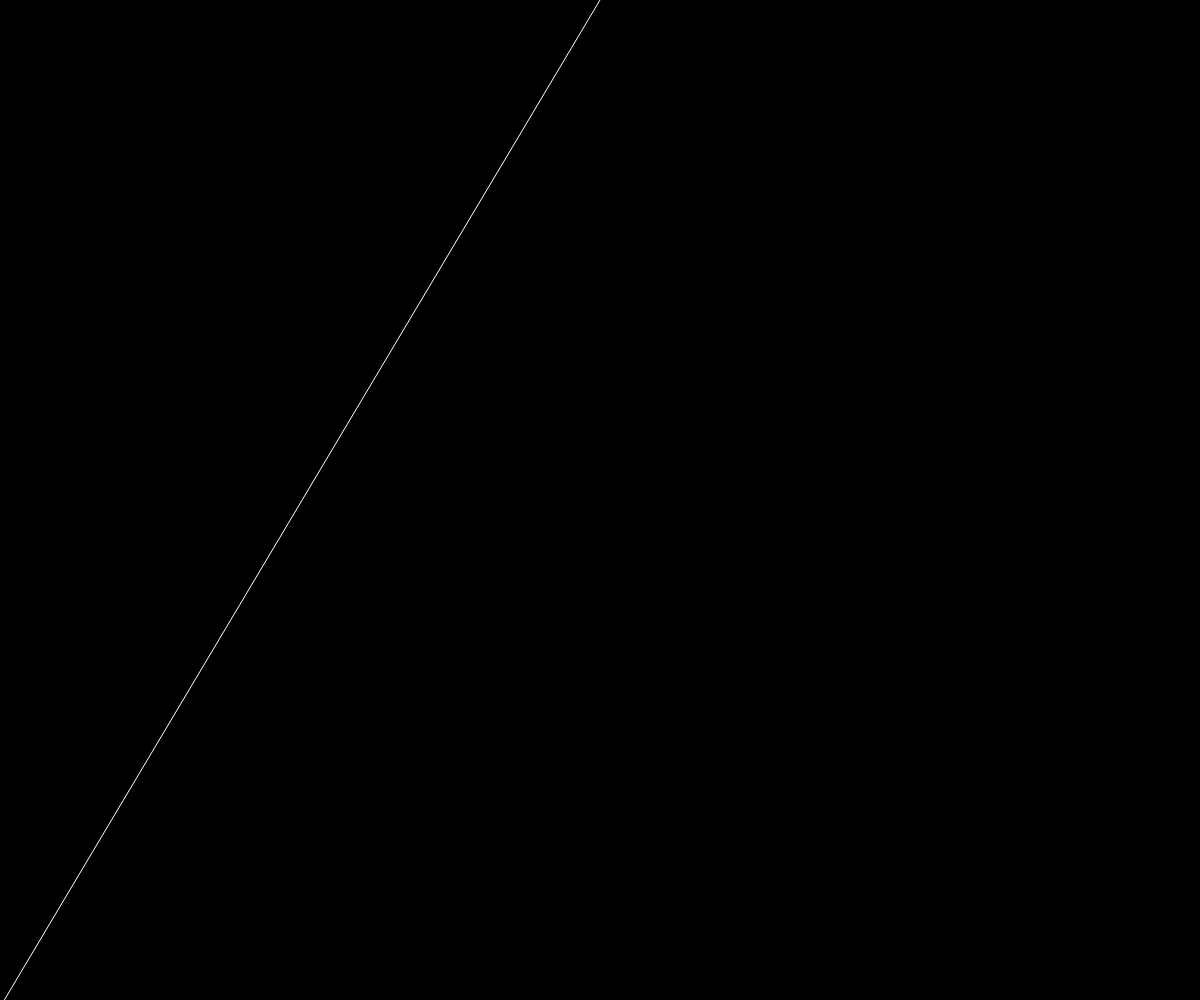
Frame 1 (no input)
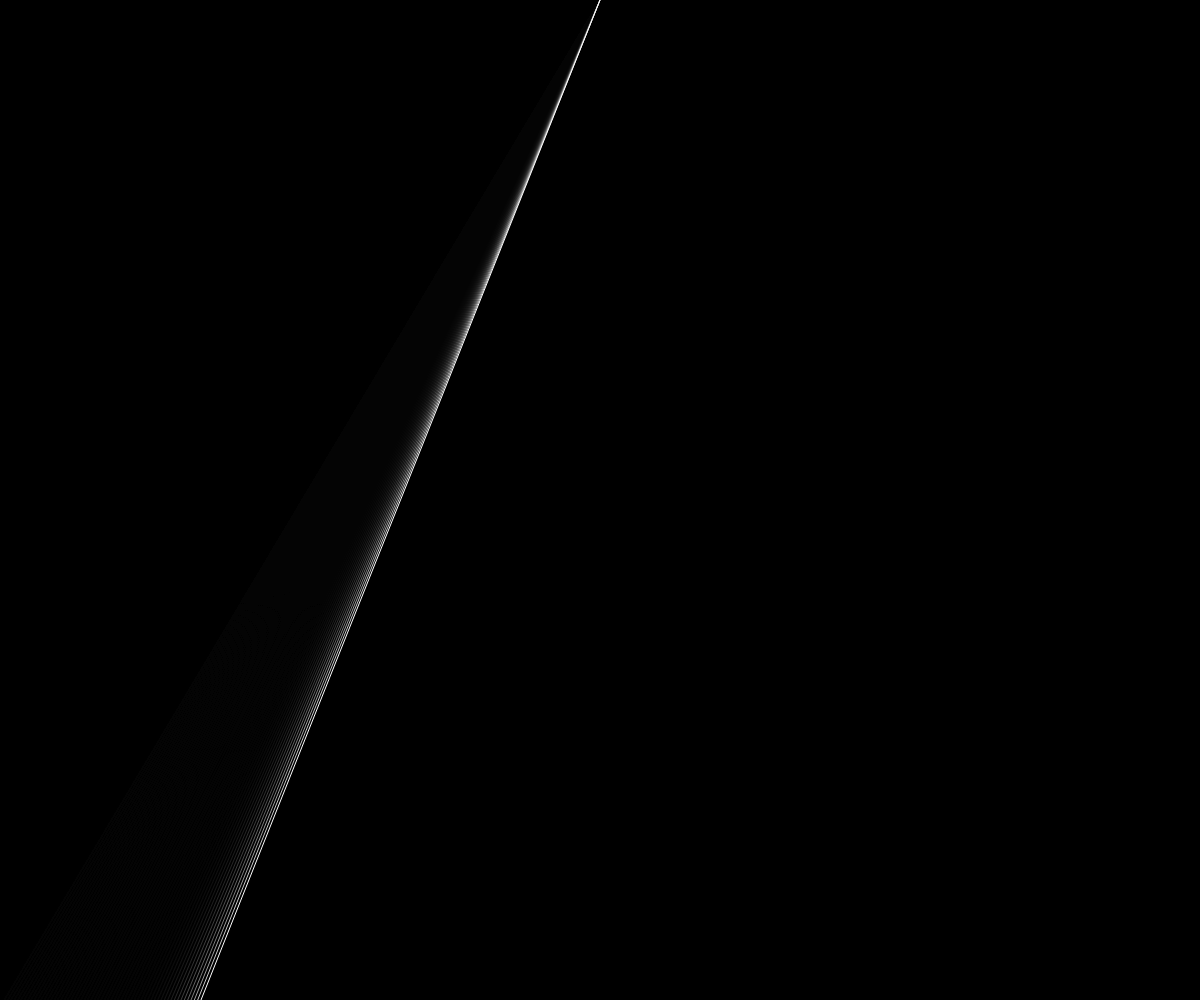
Frame 60 (no input)
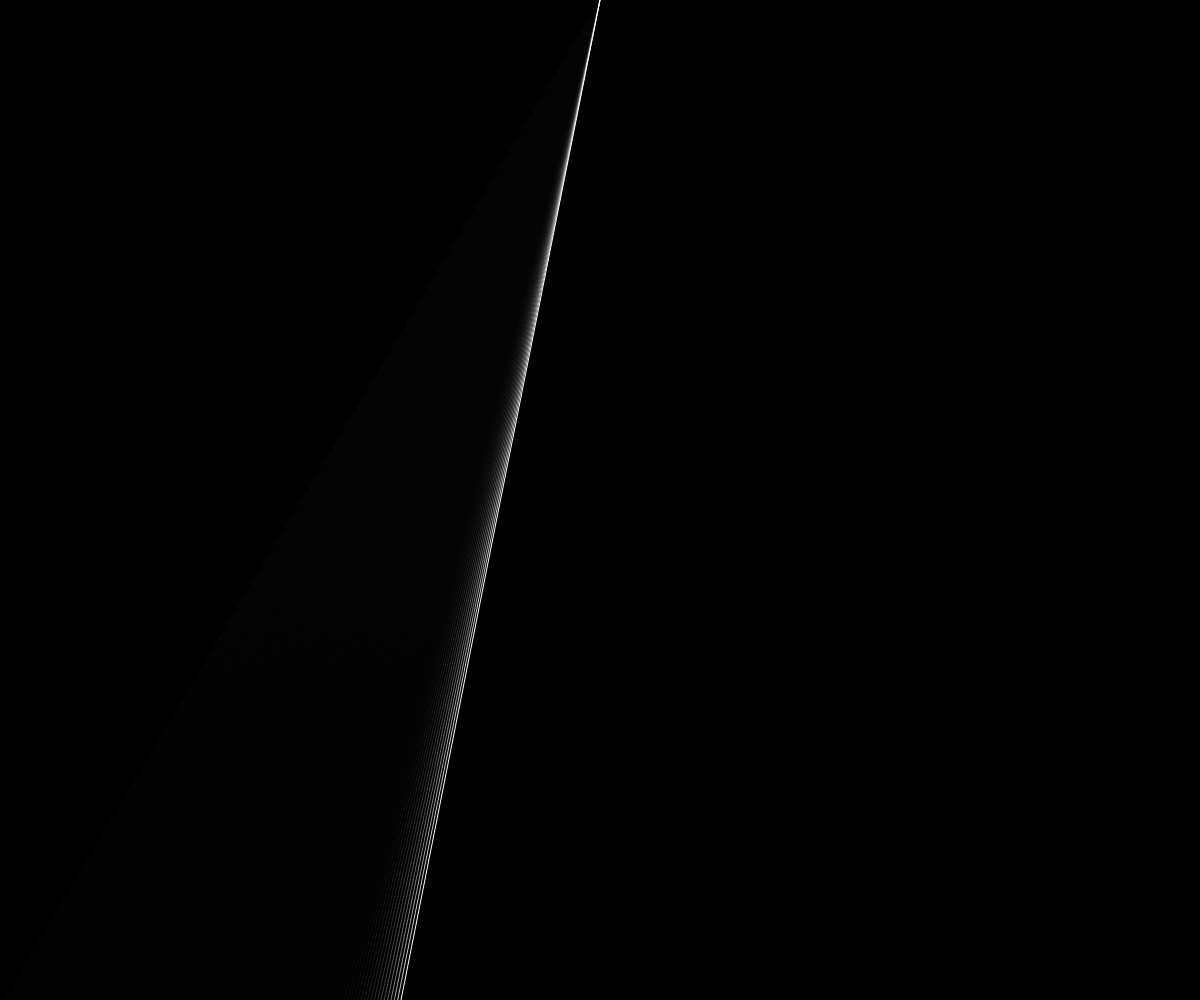
Frame 120 (the mouse pressed at the canvas centre since frame 60)

The p5.js sketch that drew these frames (run headless with seeded random() and noise() and a simulated clock; from frame 60 on, the mouse is pressed at the canvas centre):

// p5.js sketch
// ── sketch.js
// quanti pixel in un secondo?
const speed = 200;

let currentY = 1;
let xdir = 1;

function setup() {
	createCanvas(windowWidth, windowHeight);
	background(0);
	stroke(255);
	fill(200);
}

function windowResized() {
	resizeCanvas(windowWidth, windowHeight);
}

function draw(){
	const speedRate = speed / Math.max(getFrameRate(), getTargetFrameRate());
	currentY += speedRate * xdir;

	if (currentY >= width || currentY < 1) {
		currentY = Math.min(Math.max(currentY, 1), width - 1);
		xdir *= -1;
	}

	blendMode(MULTIPLY);
	rect(0,0,width,height);
	blendMode(BLEND);
	line(width/2, 0, currentY, height);
}
